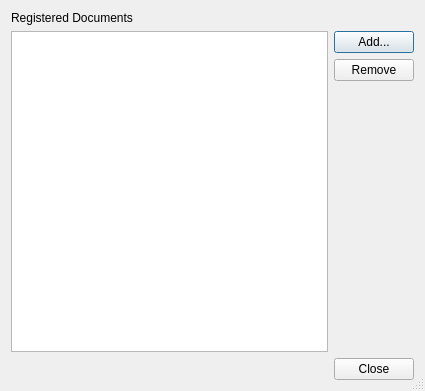
<ui version="4.0" >
 <class>QtHelpDocumentationDialog</class>
 <widget class="QDialog" name="QtHelpDocumentationDialog" >
  <property name="geometry" >
   <rect>
    <x>0</x>
    <y>0</y>
    <width>425</width>
    <height>391</height>
   </rect>
  </property>
  <property name="windowTitle" >
   <string>Manage QtHelp Documentation Database</string>
  </property>
  <property name="sizeGripEnabled" >
   <bool>true</bool>
  </property>
  <layout class="QVBoxLayout" name="verticalLayout" >
   <item>
    <widget class="QLabel" name="label" >
     <property name="text" >
      <string>Registered Documents</string>
     </property>
    </widget>
   </item>
   <item>
    <layout class="QGridLayout" name="gridLayout" >
     <item rowspan="3" row="0" column="0" >
      <widget class="QListWidget" name="documentsList" >
       <property name="toolTip" >
        <string/>
       </property>
      </widget>
     </item>
     <item row="0" column="1" >
      <widget class="QPushButton" name="addButton" >
       <property name="toolTip" >
        <string>Press to select QtHelp documents to add to the database</string>
       </property>
       <property name="text" >
        <string>Add...</string>
       </property>
      </widget>
     </item>
     <item row="1" column="1" >
      <widget class="QPushButton" name="removeButton" >
       <property name="toolTip" >
        <string>Press to remove the selected documents from the database</string>
       </property>
       <property name="text" >
        <string>Remove</string>
       </property>
      </widget>
     </item>
     <item row="2" column="1" >
      <spacer name="verticalSpacer" >
       <property name="orientation" >
        <enum>Qt::Vertical</enum>
       </property>
       <property name="sizeHint" stdset="0" >
        <size>
         <width>20</width>
         <height>98</height>
        </size>
       </property>
      </spacer>
     </item>
    </layout>
   </item>
   <item>
    <widget class="QDialogButtonBox" name="buttonBox" >
     <property name="orientation" >
      <enum>Qt::Horizontal</enum>
     </property>
     <property name="standardButtons" >
      <set>QDialogButtonBox::Close</set>
     </property>
    </widget>
   </item>
  </layout>
 </widget>
 <tabstops>
  <tabstop>documentsList</tabstop>
  <tabstop>addButton</tabstop>
  <tabstop>removeButton</tabstop>
  <tabstop>buttonBox</tabstop>
 </tabstops>
 <resources/>
 <connections>
  <connection>
   <sender>buttonBox</sender>
   <signal>accepted()</signal>
   <receiver>QtHelpDocumentationDialog</receiver>
   <slot>accept()</slot>
   <hints>
    <hint type="sourcelabel" >
     <x>248</x>
     <y>254</y>
    </hint>
    <hint type="destinationlabel" >
     <x>157</x>
     <y>274</y>
    </hint>
   </hints>
  </connection>
  <connection>
   <sender>buttonBox</sender>
   <signal>rejected()</signal>
   <receiver>QtHelpDocumentationDialog</receiver>
   <slot>reject()</slot>
   <hints>
    <hint type="sourcelabel" >
     <x>316</x>
     <y>260</y>
    </hint>
    <hint type="destinationlabel" >
     <x>286</x>
     <y>274</y>
    </hint>
   </hints>
  </connection>
 </connections>
</ui>
